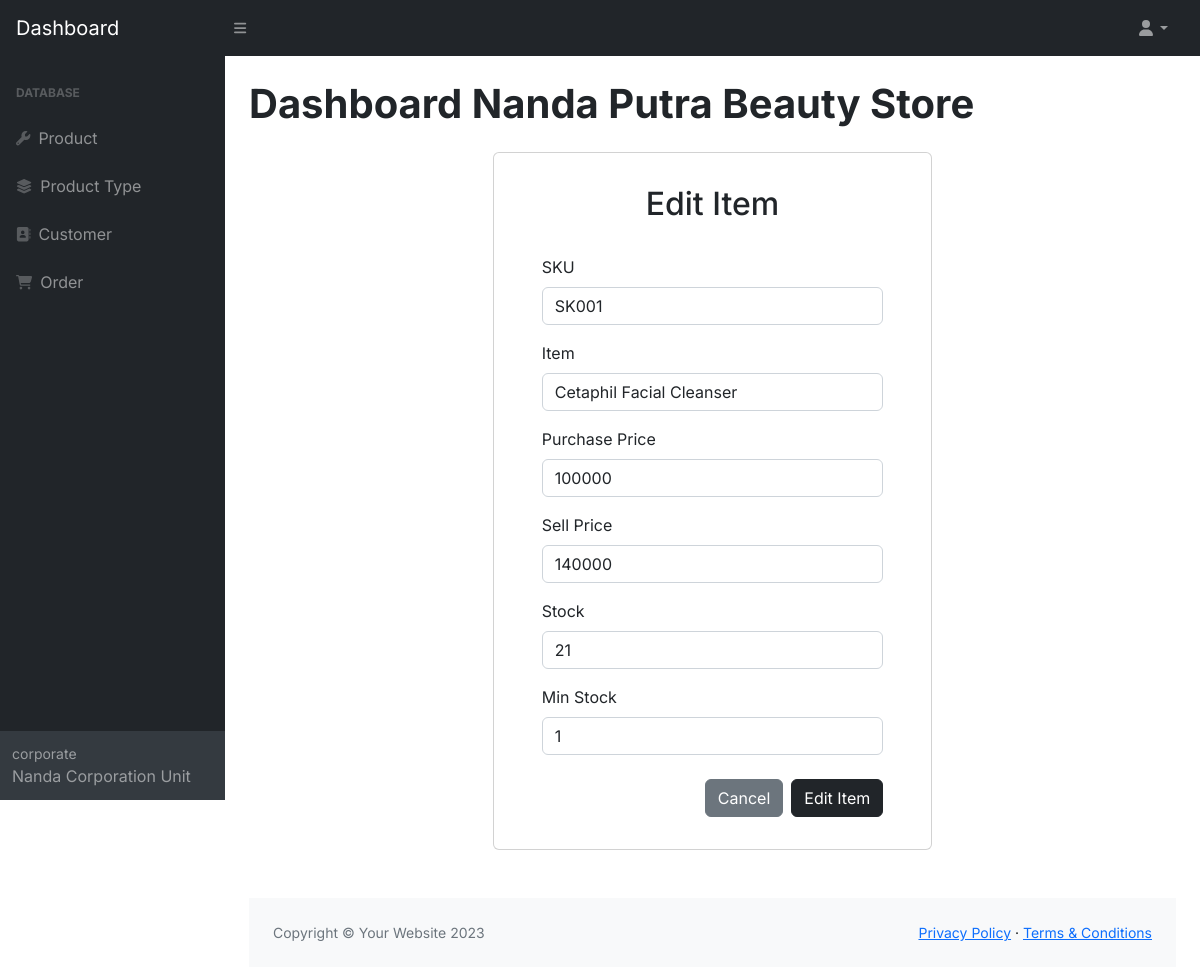
Page /dashboard/pages/product/edit-product.php?id=1 on the committed database.
### tables this page shows
CREATE TABLE `product` (
  `id` int(11) NOT NULL,
  `sku` varchar(45) DEFAULT NULL,
  `name` varchar(45) DEFAULT NULL,
  `purchase_price` int(11) DEFAULT NULL,
  `sell_price` int(11) DEFAULT NULL,
  `stock` int(11) DEFAULT 0,
  `min_stock` int(11) DEFAULT 0,
  `product_type_id` int(11) NOT NULL,
  `restock_id` int(11) NOT NULL
);

### db.php (called while the page is built)
<?php
$conn = mysqli_connect("localhost", "root", "", "dbhealthbeauty");
function query($query)
{
    global $conn;
    $result = mysqli_query($conn, $query);
    $rows = [];
    while ($row = mysqli_fetch_assoc($result)) {
        $rows[] = $row;
    }
    return $rows;
};

### dashboard/pages/product/edit-product.php (the view, shortened to what this page needs)
<?php
require_once "../../layout/header.php";
$id = $_GET['id'];
$product = query("SELECT * FROM product WHERE id = $id")[0];
?>
<div class="row-cols-md-2">
    <div class="container mb-5">
        <div class="card">
            <div class="container-fluid px-5 py-2">
                <h2 class="py-4 text-center">Edit Item</h2>
                <form action="" method="POST">
                    <div class="mb-3">
                        <label for="sku" class="form-label">SKU</label>
                        <input type="text" class="form-control" id="sku" name="sku" value="<?= $product['sku']; ?>" required>
                    </div>
                    <div class="mb-3">
                        <label for="nama" class="form-label">Item</label>
                        <input type="text" class="form-control" id="nama" name="name" value="<?= $product['name']; ?>" required>
                    </div>
                    <div class="mb-3">
                        <label for="purchase_price" class="form-label">Purchase Price</label>
                        <input type="number" class="form-control" id="purchase_price" name="purchase_price" value="<?= $product['purchase_price']; ?>" required>
                    </div>
                    <div class="mb-3">
                        <label for="sell_price" class="form-label">Sell Price</label>
                        <input type="number" class="form-control" id="sell_price" name="sell_price" value="<?= $product['sell_price']; ?>" required>
                    </div>
                    <div class="mb-3">
                        <label for="stock" class="form-label">Stock</label>
                        <input type="number" class="form-control" id="stock" name="stock" value="<?= $product['stock']; ?>" required>
                    </div>
                    <div class="mb-3">
                        <label for="min_stock" class="form-label">Min Stock</label>
                        <input type="number" class="form-control" id="min_stock" name="min_stock" value="<?= $product['min_stock']; ?>" required>
                    </div>
                    <div class="modal-footer my-4">
                        <a href="product.php?title=Product" type="button" class="btn btn-secondary">Cancel</a>
                        <button type="submit" class="btn btn-dark ms-2" name="edit">Edit Item</button>
                    </div>
                </form>
            </div>
        </div>
    </div>
</div>
<?php
require_once "../../layout/footer.php";
?>

### rows in the picture
product: sku "SK001", name "Cetaphil Facial Cleanser", purchase_price "100000", sell_price "140000", stock "21", min_stock "1"
